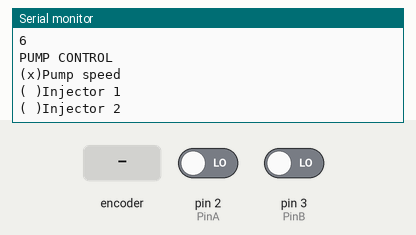
Bench run of a sketch on a simulated Arduino Uno, built with avr-gcc and run on an emulated ATmega328P. Parts: the last lines printed to the serial monitor. Inputs (shaded band) come from the test bench; at power-on: pin 2 (PinA) LOW, pin 3 (PinB) LOW.

Above: at 1.2 s.
1.3 s: rotary encoder on pin 2 (PinA) / pin 3 (PinB) turned 2 steps (second pin leading)
At 2.8 s:
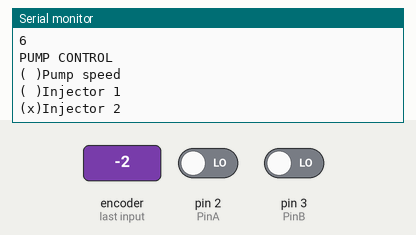
3.2 s: rotary encoder on pin 2 (PinA) / pin 3 (PinB) turned 2 steps (second pin leading)
At 4.5 s:
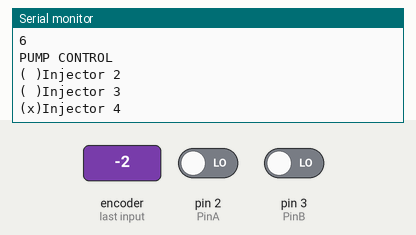
Timing chart, 0 to 6.2 s (numbered marks = the images above; inputs shaded):
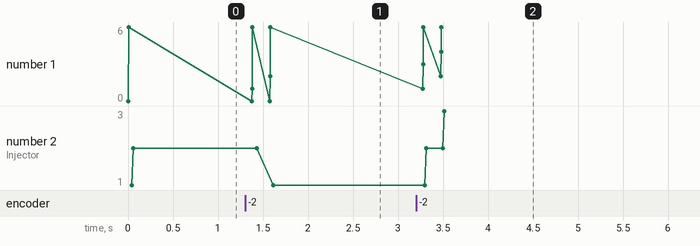

The sketch:

test.ino
```cpp
//////// includes ///////

//#include <Controllino.h>


//////// defines  ///////

//////// declaration ////////

const byte PinA = 2;
const byte PinB = 3;

int menuItem = 0;
int tempItem = 0;

int selectedItem = 0;
int firstLineDisplayed = 0;

bool turned = false;
bool turnedRight = false;

String menu[] = {
  "Pump speed",
  "Injector 1",
  "Injector 2",
  "Injector 3",
  "Injector 4",
  "Injector 5"
};


/////// SETUP ////////

void setup() {
  Serial.begin(9600);

  attachInterrupt(digitalPinToInterrupt(PinA), rotary, RISING);


  printMenu();
}


////// LOOP ////////

void loop() {
  if(turned){
    if(turnedRight){
      //menuItem++;
      move_down();
    }else{
      //menuItem--;
      move_up();
    }
    turned = false;
  }

  /*
  if(menuItem != tempItem){
    Serial.println(menuItem);
    printMenu();

    tempItem = menuItem;
  }
  */

}


void rotary(){
  turnedRight = digitalRead(PinB);
  turned = true;
}


///////////// printMenu //////////////

void printMenu(){
  Serial.println(firstLineDisplayed);
  Serial.println(selectedItem);
  Serial.println(sizeof(menu) / sizeof(menu[0]));
  Serial.println("PUMP CONTROL");
  for(int i = 0; i <= 2; i++){
    if(i == selectedItem - firstLineDisplayed)
      Serial.print("(x)");
    else Serial.print("( )");
    Serial.println(menu[i + firstLineDisplayed]);
  }


  ////// print some lines
  for(int x = 0; x < 20; x++){
    Serial.println("");
  }
}


void move_down(){

  if(selectedItem == sizeof(menu) / sizeof(menu[0]) - 1){
    //firstLineDisplayed = 0;
    //selectedItem = 0;
  }else if(selectedItem == firstLineDisplayed + 2){
    firstLineDisplayed++;
  }if(selectedItem == sizeof(menu) / sizeof(menu[0]) - 1){

  }else{
    selectedItem++;
  }
  printMenu();
}

void move_up(){

  if ((firstLineDisplayed == 0) & (selectedItem == 0)) {
    //firstLineDisplayed = selectedItem-4;
  }

  else if (firstLineDisplayed == selectedItem) {
    firstLineDisplayed--;
  }
  if (selectedItem == 0) {
    //selectedItem = sizeof(menu) / sizeof(menu[0]) - 1;
  }
  else {
    selectedItem--;
  }
  printMenu();
}
```

Measured:
- after the input at 1.3 s, the serial monitor: prints a new line after 0.08 s (image 1)
- after the input at 3.2 s, the serial monitor: prints a new line after 0.08 s (image 2)
- plotted number 2: 1 → 3 after the input at 3.2 s
